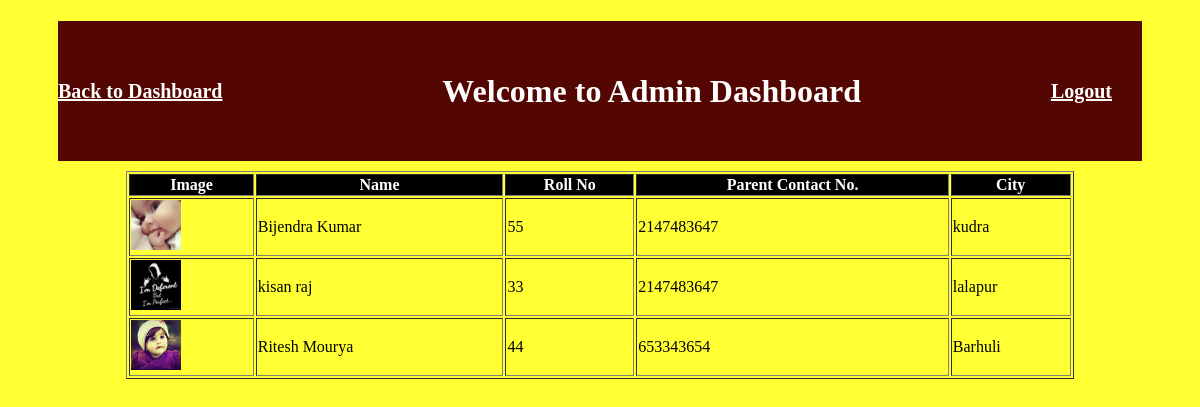
The app's page /admin/studentlist.php (signed in) with its own data.
### tables this page shows
CREATE TABLE `student` (
  `id` int(11) NOT NULL,
  `rollno` int(11) NOT NULL,
  `name` varchar(222) NOT NULL,
  `city` varchar(222) NOT NULL,
  `pcont` varchar(222) NOT NULL,
  `standard` varchar(222) NOT NULL,
  `image` text NOT NULL
);

### admin/studentlist.php (the view, shortened to what this page needs)
<?php
     include('header.php');
     include('titlehead.php');
?>
	<table align="center" border="1" width="80%" style="margin-top:10px;">
			<tr style="background-color:#000; color:#fff;">
				<th>Image</th>
				<th>Name</th>
				<th>Roll No</th>
				<th>Parent Contact No.</th>
				<th>City</th>
			</tr>
	<?php
	include("../dbcon.php");
		$qry="SELECT  * from `student` ";
		$run=mysqli_query($con,$qry);
		while($data=mysqli_fetch_assoc($run))
		{
		?>
		<tr>
			<td>
				<img src="../dataimg/<?php echo $data['image'];?> " style="width:50px; height:50px; "/>
			</td>
			<td>
				<?php echo $data['name'];?>
			</td>
			<td>
				<?php echo $data['rollno'];?>
			</td>
			<td>
				<?php echo $data['pcont'];?>
			</td>
			<td>
				<?php echo $data['city'];?>
			</td>
		</tr>
	<?php
		}
	?>
	</table>

### admin/header.php (shortened to what this page needs)
<!DOCTYPE HTML>
<html lang="en_US">
<head>
	<link href="../css/style.css" rel="stylesheet" type="text/css">
</head>
<body bgcolor="#FFFF33";>

### admin/titlehead.php
<div class="admintitle" align="center">
<h4>
         <a href="admindash.php" style="float:left; margin-right:30px; color:#fff; font-size:20px;">Back to Dashboard</a>
	   <a href="logout.php" style="float:right; margin-right:30px; color:#fff; font-size:20px;">Logout</a></h4>
	    <h1>Welcome to Admin Dashboard</h1>
	</div>

### css/style.css (style rules this page uses)
.admintitle { background-color:#530602; color:#fff; margin-left:50px; margin-right:50px; height:140px; line-height:140px; }

### records on screen
student: image (picture), name "Bijendra Kumar", rollno "55", pcont "2147483647", city "kudra"
student: image (picture), name "kisan raj", rollno "33", pcont "2147483647", city "lalapur"
student: image (picture), name "Ritesh Mourya", rollno "44", pcont "653343654", city "Barhuli"
